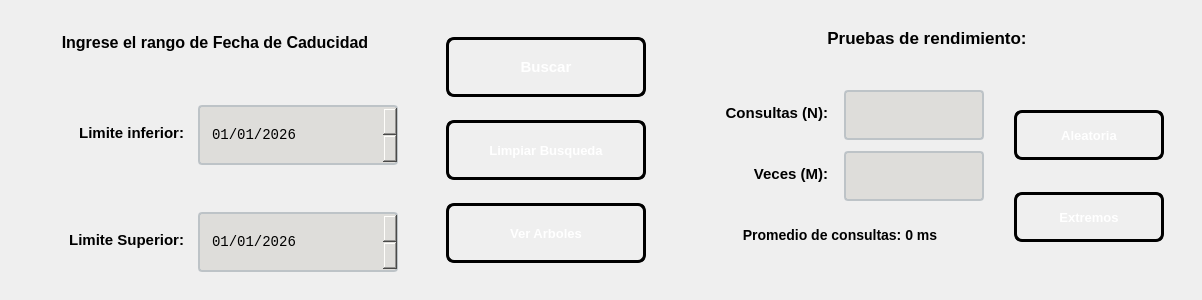
    <widget class="QWidget" name="widget_3" native="true">
     <property name="minimumSize">
      <size>
       <width>300</width>
       <height>300</height>
      </size>
     </property>
     <property name="maximumSize">
      <size>
       <width>16777215</width>
       <height>300</height>
      </size>
     </property>
     <layout class="QHBoxLayout" name="horizontalLayout">
      <item>
       <widget class="QWidget" name="widget_13" native="true">
        <property name="minimumSize">
         <size>
          <width>420</width>
          <height>300</height>
         </size>
        </property>
        <property name="maximumSize">
         <size>
          <width>420</width>
          <height>16777215</height>
         </size>
        </property>
        <layout class="QVBoxLayout" name="verticalLayout_2">
         <item>
          <widget class="QLabel" name="labelEntrada">
           <property name="minimumSize">
            <size>
             <width>390</width>
             <height>50</height>
            </size>
           </property>
           <property name="maximumSize">
            <size>
             <width>390</width>
             <height>50</height>
            </size>
           </property>
           <property name="styleSheet">
            <string notr="true">QLabel#labelEntrada {        
 
    color: qlineargradient(x1:0, y1:0, x2:1, y2:1, 
	stop:0 rgb(0, 0, 0), 
	stop:1 rgb(77, 5, 57));

  	 font-size: 16px;
    font-weight: bold;
    font-family: &quot;Segoe UI&quot;, Arial;
    
    background: transparent;
    padding: 2px;
    margin-bottom: 5px;
}

</string>
           </property>
           <property name="text">
            <string>Ingrese el rango de Fecha de Caducidad</string>
           </property>
           <property name="alignment">
            <set>Qt::AlignmentFlag::AlignCenter</set>
           </property>
          </widget>
         </item>
         <item>
          <widget class="QWidget" name="widget_16" native="true">
           <property name="minimumSize">
            <size>
             <width>400</width>
             <height>200</height>
            </size>
           </property>
           <property name="maximumSize">
            <size>
             <width>400</width>
             <height>16777215</height>
            </size>
           </property>
           <layout class="QVBoxLayout" name="verticalLayout_3">
            <item>
             <widget class="QWidget" name="widget_2" native="true">
              <property name="minimumSize">
               <size>
                <width>380</width>
                <height>80</height>
               </size>
              </property>
              <property name="maximumSize">
               <size>
                <width>380</width>
                <height>16777215</height>
               </size>
              </property>
              <layout class="QHBoxLayout" name="horizontalLayout_3">
               <item>
                <widget class="QLabel" name="labelInferior">
                 <property name="minimumSize">
                  <size>
                   <width>150</width>
                   <height>60</height>
                  </size>
                 </property>
                 <property name="maximumSize">
                  <size>
                   <width>150</width>
                   <height>16777215</height>
                  </size>
                 </property>
                 <property name="styleSheet">
                  <string notr="true">QLabel#labelInferior {        
 
    color: qlineargradient(x1:0, y1:0, x2:1, y2:1, 
	stop:0 rgb(0, 0, 0), 
	stop:1 rgb(8, 2, 48));

  	 font-size: 15px;
    font-weight: bold;
    font-family: &quot;Segoe UI&quot;, Arial;
    
    background: transparent;
    padding: 2px;
    margin-bottom: 5px;
}

</string>
                 </property>
                 <property name="text">
                  <string>Limite inferior:</string>
                 </property>
                 <property name="alignment">
                  <set>Qt::AlignmentFlag::AlignRight|Qt::AlignmentFlag::AlignTrailing|Qt::AlignmentFlag::AlignVCenter</set>
                 </property>
                </widget>
               </item>
               <item>
                <widget class="QDateEdit" name="dateInferior">
                 <property name="minimumSize">
                  <size>
                   <width>200</width>
                   <height>60</height>
                  </size>
                 </property>
                 <property name="maximumSize">
                  <size>
                   <width>200</width>
                   <height>16777215</height>
                  </size>
                 </property>
                 <property name="styleSheet">
                  <string notr="true">QDateEdit {
    border: 2px solid #bdc3c7;
    border-radius: 4px;
    padding: 5px 10px;
    background-color: rgb(222, 221, 218);
    color: rgb(0, 0, 0);
	font-size: 14px;
    font-family: Consolas, monospace;
}

QDateEdit::drop-down {
    subcontrol-origin: padding;
    subcontrol-position: top right;
    width: 20px;
    border-left: 1px solid #30363D;
}

QDateEdit::down-arrow {
    image: url(:/qt-project.org/styles/commonstyle/images/arrowdown-16.png);
}

QDateEdit:hover {
    border: 1px solid #58A6FF;
}

QDateEdit:focus {
    border: 1px solid #1F6FEB;
}


QCalendarWidget {
    background-color: #0D1117;
    color: #E6EDF3;
    border: 1px solid #30363D;
}

QCalendarWidget QToolButton {
    background-color: #161B22;
    color: #E6EDF3;
    border: none;
    margin: 2px;
}

QCalendarWidget QMenu {
    background-color: #161B22;
    color: #E6EDF3;
}

QCalendarWidget QSpinBox {
    background-color: #161B22;
    color: #E6EDF3;
    border: 1px solid #30363D;
}

QCalendarWidget QWidget#qt_calendar_navigationbar {
    background-color: #161B22;
}</string>
                 </property>
                 <property name="displayFormat">
                  <string>dd/MM/yyyy</string>
                 </property>
                 <property name="date">
                  <date>
                   <year>2026</year>
                   <month>1</month>
                   <day>1</day>
                  </date>
                 </property>
                </widget>
               </item>
              </layout>
             </widget>
            </item>
            <item>
             <widget class="QWidget" name="widget_4" native="true">
              <property name="minimumSize">
               <size>
                <width>380</width>
                <height>80</height>
               </size>
              </property>
              <property name="maximumSize">
               <size>
                <width>380</width>
                <height>16777215</height>
               </size>
              </property>
              <layout class="QHBoxLayout" name="horizontalLayout_4">
               <item>
                <widget class="QLabel" name="labelSuperior">
                 <property name="minimumSize">
                  <size>
                   <width>150</width>
                   <height>60</height>
                  </size>
                 </property>
                 <property name="maximumSize">
                  <size>
                   <width>150</width>
                   <height>16777215</height>
                  </size>
                 </property>
                 <property name="styleSheet">
                  <string notr="true">QLabel#labelSuperior {        
 
    color: qlineargradient(x1:0, y1:0, x2:1, y2:1, 
	stop:0 rgb(0, 0, 0), 
	stop:1 rgb(8, 2, 48));

  	 font-size: 15px;
    font-weight: bold;
    font-family: &quot;Segoe UI&quot;, Arial;
    
    background: transparent;
    padding: 2px;
    margin-bottom: 5px;
}

</string>
                 </property>
                 <property name="text">
                  <string>Limite Superior:</string>
                 </property>
                 <property name="alignment">
                  <set>Qt::AlignmentFlag::AlignRight|Qt::AlignmentFlag::AlignTrailing|Qt::AlignmentFlag::AlignVCenter</set>
                 </property>
                </widget>
               </item>
               <item>
                <widget class="QDateEdit" name="dateSuperior">
                 <property name="minimumSize">
                  <size>
                   <width>190</width>
                   <height>60</height>
                  </size>
                 </property>
                 <property name="maximumSize">
                  <size>
                   <width>200</width>
                   <height>16777215</height>
                  </size>
                 </property>
                 <property name="styleSheet">
                  <string notr="true">QDateEdit {
    border: 2px solid #bdc3c7;
    border-radius: 4px;
    padding: 5px 10px;
    background-color: rgb(222, 221, 218);
    color: rgb(0, 0, 0);
	font-size: 14px;
    font-family: Consolas, monospace;
}

QDateEdit::drop-down {
    subcontrol-origin: padding;
    subcontrol-position: top right;
    width: 20px;
    border-left: 1px solid #30363D;
}

QDateEdit::down-arrow {
    image: url(:/qt-project.org/styles/commonstyle/images/arrowdown-16.png);
}

QDateEdit:hover {
    border: 1px solid #58A6FF;
}

QDateEdit:focus {
    border: 1px solid #1F6FEB;
}


QCalendarWidget {
    background-color: #0D1117;
    color: #E6EDF3;
    border: 1px solid #30363D;
}

QCalendarWidget QToolButton {
    background-color: #161B22;
    color: #E6EDF3;
    border: none;
    margin: 2px;
}

QCalendarWidget QMenu {
    background-color: #161B22;
    color: #E6EDF3;
}

QCalendarWidget QSpinBox {
    background-color: #161B22;
    color: #E6EDF3;
    border: 1px solid #30363D;
}

QCalendarWidget QWidget#qt_calendar_navigationbar {
    background-color: #161B22;
}</string>
                 </property>
                 <property name="displayFormat">
                  <string>dd/MM/yyyy</string>
                 </property>
                 <property name="date">
                  <date>
                   <year>2026</year>
                   <month>1</month>
                   <day>1</day>
                  </date>
                 </property>
                </widget>
               </item>
              </layout>
             </widget>
            </item>
           </layout>
          </widget>
         </item>
        </layout>
       </widget>
      </item>
      <item>
       <widget class="QWidget" name="widget_5" native="true">
        <property name="minimumSize">
         <size>
          <width>220</width>
          <height>230</height>
         </size>
        </property>
        <property name="maximumSize">
         <size>
          <width>220</width>
          <height>16777215</height>
         </size>
        </property>
        <layout class="QVBoxLayout" name="verticalLayout_4">
         <item>
          <widget class="QPushButton" name="btnBuscar">
           <property name="minimumSize">
            <size>
             <width>200</width>
             <height>60</height>
            </size>
           </property>
           <property name="maximumSize">
            <size>
             <width>150</width>
             <height>16777215</height>
            </size>
           </property>
           <property name="styleSheet">
            <string notr="true">QPushButton#btnBuscar {
    background-color: qlineargradient(spread:pad, x1:0, y1:0, x2:1, y2:1, 
                        stop:0 rgb(50, 143, 42), 
                        stop:1 rgb(255, 163, 72));
    
    border: 3px solid black;
    border-radius: 8px;
    
    color: white;
    font-family: &quot;Arial Black&quot;, Gadget, sans-serif;
    font-size: 15px;
    font-weight: bold;
    text-transform: uppercase;
    
    padding: 10px 25px;
}

QPushButton#btnBuscar:hover {
    background-color: qlineargradient(spread:pad, x1:0, y1:0, x2:1, y2:1, 
                        stop:0 rgb(77, 5, 57), 
                        stop:1 rgb(143, 240, 164));
    border-color: #f1c40f;
}


QPushButton#btnBuscar:pressed {
    background-color: #2c3e50;
    padding-top: 12px;
    padding-left: 27px;
}</string>
           </property>
           <property name="text">
            <string>Buscar</string>
           </property>
          </widget>
         </item>
         <item>
          <widget class="QPushButton" name="btnLimpiar">
           <property name="minimumSize">
            <size>
             <width>200</width>
             <height>60</height>
            </size>
           </property>
           <property name="maximumSize">
            <size>
             <width>200</width>
             <height>16777215</height>
            </size>
           </property>
           <property name="styleSheet">
            <string notr="true">QPushButton#btnLimpiar {
    background-color: qlineargradient(spread:pad, x1:0, y1:0, x2:1, y2:1, 
                        stop:0 rgb(198, 70, 0), 
                        stop:1 rgb(192, 97, 203));
    
    border: 3px solid black;
    border-radius: 8px;
    
    color: white;
    font-family: &quot;Arial Black&quot;, Gadget, sans-serif;
    font-size: 13px;
    font-weight: bold;
    text-transform: uppercase;
    
    padding: 10px 25px;
}

QPushButton#btnLimpiar:hover {
    background-color: qlineargradient(spread:pad, x1:0, y1:0, x2:1, y2:1, 
                        stop:0 rgb(77, 5, 57), 
                        stop:1 rgb(143, 240, 164));
    border-color: #f1c40f;
}


QPushButton#btnLimpiar:pressed {
    background-color: #2c3e50;
    padding-top: 12px;
    padding-left: 27px;
}</string>
           </property>
           <property name="text">
            <string>Limpiar Busqueda</string>
           </property>
          </widget>
         </item>
         <item>
          <widget class="QPushButton" name="btnVerArboles">
           <property name="minimumSize">
            <size>
             <width>200</width>
             <height>60</height>
            </size>
           </property>
           <property name="maximumSize">
            <size>
             <width>200</width>
             <height>16777215</height>
            </size>
           </property>
           <property name="styleSheet">
            <string notr="true">QPushButton#btnVerArboles {
    background-color: qlineargradient(spread:pad, x1:0, y1:0, x2:1, y2:1, 
                        stop:0 rgb(8, 2, 48), 
                        stop:1 rgb(255, 163, 72));
    
    border: 3px solid black;
    border-radius: 8px;
    
    color: white;
    font-family: &quot;Arial Black&quot;, Gadget, sans-serif;
    font-size: 13px;
    font-weight: bold;
    text-transform: uppercase;
    
    padding: 10px 25px;
}

QPushButton#btnVerArboles:hover {
    background-color: qlineargradient(spread:pad, x1:0, y1:0, x2:1, y2:1, 
                        stop:0 rgb(38, 13, 173), 
                        stop:1 rgb(87, 227, 137));
    border-color: #f1c40f;
}


QPushButton#btnVerArboles:pressed {
    background-color: #2c3e50;
    padding-top: 12px;
    padding-left: 27px;
}</string>
           </property>
           <property name="text">
            <string>Ver Arboles</string>
           </property>
          </widget>
         </item>
        </layout>
       </widget>
      </item>
      <item>
       <widget class="QWidget" name="widget_12" native="true">
        <property name="minimumSize">
         <size>
          <width>500</width>
          <height>0</height>
         </size>
        </property>
        <layout class="QVBoxLayout" name="verticalLayout_10">
         <item>
          <widget class="QLabel" name="labelPruebas">
           <property name="minimumSize">
            <size>
             <width>400</width>
             <height>40</height>
            </size>
           </property>
           <property name="maximumSize">
            <size>
             <width>16777215</width>
             <height>40</height>
            </size>
           </property>
           <property name="styleSheet">
            <string notr="true">QLabel#labelPruebas {        
 
    color: qlineargradient(x1:0, y1:0, x2:1, y2:1, 
	stop:0 rgb(0, 0, 0), 
	stop:1 rgb(77, 5, 57));

  	 font-size: 17px;
    font-weight: bold;
    font-family: &quot;Segoe UI&quot;, Arial;
    
    background: transparent;
    padding: 2px;
    margin-bottom: 5px;
}

</string>
           </property>
           <property name="text">
            <string>Pruebas de rendimiento:</string>
           </property>
           <property name="alignment">
            <set>Qt::AlignmentFlag::AlignCenter</set>
           </property>
          </widget>
         </item>
         <item>
          <widget class="QWidget" name="widget_7" native="true">
           <property name="minimumSize">
            <size>
             <width>500</width>
             <height>220</height>
            </size>
           </property>
           <property name="maximumSize">
            <size>
             <width>16777215</width>
             <height>220</height>
            </size>
           </property>
           <layout class="QHBoxLayout" name="horizontalLayout_5">
            <item>
             <widget class="QWidget" name="widget_8" native="true">
              <property name="minimumSize">
               <size>
                <width>300</width>
                <height>190</height>
               </size>
              </property>
              <property name="maximumSize">
               <size>
                <width>16777215</width>
                <height>200</height>
               </size>
              </property>
              <layout class="QVBoxLayout" name="verticalLayout_8">
               <item>
                <layout class="QHBoxLayout" name="horizontalLayout_7">
                 <item>
                  <widget class="QLabel" name="labelConsultas">
                   <property name="minimumSize">
                    <size>
                     <width>140</width>
                     <height>50</height>
                    </size>
                   </property>
                   <property name="maximumSize">
                    <size>
                     <width>140</width>
                     <height>50</height>
                    </size>
                   </property>
                   <property name="styleSheet">
                    <string notr="true">QLabel#labelConsultas {        
 
    color: qlineargradient(x1:0, y1:0, x2:1, y2:1, 
	stop:0 rgb(0, 0, 0), 
	stop:1 rgb(8, 2, 48));

  	 font-size: 15px;
    font-weight: bold;
    font-family: &quot;Segoe UI&quot;, Arial;
    
    background: transparent;
    padding: 2px;
    margin-bottom: 5px;
}

</string>
                   </property>
                   <property name="text">
                    <string>Consultas (N):</string>
                   </property>
                   <property name="alignment">
                    <set>Qt::AlignmentFlag::AlignRight|Qt::AlignmentFlag::AlignTrailing|Qt::AlignmentFlag::AlignVCenter</set>
                   </property>
                  </widget>
                 </item>
                 <item>
                  <widget class="QLineEdit" name="textConsulta">
                   <property name="minimumSize">
                    <size>
                     <width>140</width>
                     <height>50</height>
                    </size>
                   </property>
                   <property name="maximumSize">
                    <size>
                     <width>140</width>
                     <height>50</height>
                    </size>
                   </property>
                   <property name="styleSheet">
                    <string notr="true">QLineEdit#textConsulta {
    border: 2px solid #bdc3c7;
    border-radius: 4px;
    padding: 5px 10px;
    background-color: rgb(222, 221, 218);
	font-size: 15px;
    color: black;
    selection-background-color: #3498db;
}

QLineEdit#textConsulta:focus {
    border: 2px solid #3498db;
    background-color: #ffffff;
}

QLineEdit#textConsulta:disabled {
    background-color: rgba(0, 0, 0, 50);
    color: rgba(255, 255, 255, 60);      
    border: 1px dashed rgba(255, 255, 255, 30); 
}</string>
                   </property>
                  </widget>
                 </item>
                </layout>
               </item>
               <item>
                <layout class="QHBoxLayout" name="horizontalLayout_6">
                 <item>
                  <widget class="QLabel" name="labelVeces">
                   <property name="minimumSize">
                    <size>
                     <width>140</width>
                     <height>50</height>
                    </size>
                   </property>
                   <property name="maximumSize">
                    <size>
                     <width>140</width>
                     <height>50</height>
                    </size>
                   </property>
                   <property name="styleSheet">
                    <string notr="true">QLabel#labelVeces {        
 
    color: qlineargradient(x1:0, y1:0, x2:1, y2:1, 
	stop:0 rgb(0, 0, 0), 
	stop:1 rgb(8, 2, 48));

  	 font-size: 15px;
    font-weight: bold;
    font-family: &quot;Segoe UI&quot;, Arial;
    
    background: transparent;
    padding: 2px;
    margin-bottom: 5px;
}

</string>
                   </property>
                   <property name="text">
                    <string>Veces (M):</string>
                   </property>
                   <property name="alignment">
                    <set>Qt::AlignmentFlag::AlignRight|Qt::AlignmentFlag::AlignTrailing|Qt::AlignmentFlag::AlignVCenter</set>
                   </property>
                  </widget>
                 </item>
                 <item>
                  <widget class="QLineEdit" name="textVeces">
                   <property name="minimumSize">
                    <size>
                     <width>140</width>
                     <height>50</height>
                    </size>
                   </property>
                   <property name="maximumSize">
                    <size>
                     <width>140</width>
                     <height>50</height>
                    </size>
                   </property>
                   <property name="styleSheet">
                    <string notr="true">QLineEdit#textVeces {
    border: 2px solid #bdc3c7;
    border-radius: 4px;
    padding: 5px 10px;
    background-color: rgb(222, 221, 218);
	font-size: 15px;
    color: black;
    selection-background-color: #3498db;
}

QLineEdit#textVeces:focus {
    border: 2px solid #3498db;
    background-color: #ffffff;
}

QLineEdit#textVeces:disabled {
    background-color: rgba(0, 0, 0, 50);
    color: rgba(255, 255, 255, 60);      
    border: 1px dashed rgba(255, 255, 255, 30); 
}</string>
                   </property>
                  </widget>
                 </item>
                </layout>
               </item>
               <item>
                <widget class="QLabel" name="labelPromedio">
                 <property name="minimumSize">
                  <size>
                   <width>300</width>
                   <height>50</height>
                  </size>
                 </property>
                 <property name="maximumSize">
                  <size>
                   <width>350</width>
                   <height>50</height>
                  </size>
                 </property>
                 <property name="styleSheet">
                  <string notr="true">QLabel#labelPromedio {        
 
    color: qlineargradient(x1:0, y1:0, x2:1, y2:1, 
	stop:0 rgb(0, 0, 0), 
	stop:1 rgb(8, 2, 48));

  	 font-size: 14px;
    font-weight: bold;
    font-family: &quot;Segoe UI&quot;, Arial;
    
    background: transparent;
    padding: 2px;
    margin-bottom: 5px;
}

</string>
                 </property>
                 <property name="text">
                  <string>Promedio de consultas: 0 ms</string>
                 </property>
                 <property name="alignment">
                  <set>Qt::AlignmentFlag::AlignCenter</set>
                 </property>
                </widget>
               </item>
              </layout>
             </widget>
            </item>
            <item>
             <widget class="QWidget" name="widget_14" native="true">
              <property name="minimumSize">
               <size>
                <width>165</width>
                <height>190</height>
               </size>
              </property>
              <property name="maximumSize">
               <size>
                <width>200</width>
                <height>16777215</height>
               </size>
              </property>
              <layout class="QVBoxLayout" name="verticalLayout_9">
               <item>
                <widget class="QPushButton" name="btnAleatorio">
                 <property name="minimumSize">
                  <size>
                   <width>150</width>
                   <height>50</height>
                  </size>
                 </property>
                 <property name="maximumSize">
                  <size>
                   <width>150</width>
                   <height>50</height>
                  </size>
                 </property>
                 <property name="styleSheet">
                  <string notr="true">QPushButton#btnAleatorio {
    background-color: qlineargradient(spread:pad, x1:0, y1:0, x2:1, y2:1, 
                        stop:0 rgb(255, 120, 0), 
                        stop:1 rgb(38, 162, 105));
    
    border: 3px solid black;
    border-radius: 8px;
    
    color: white;
    font-family: &quot;Arial Black&quot;, Gadget, sans-serif;
    font-size: 13px;
    font-weight: bold;
    text-transform: uppercase;
    
    padding: 10px 25px;
}

QPushButton#btnAleatorio:hover {
    background-color: qlineargradient(spread:pad, x1:0, y1:0, x2:1, y2:1, 
                        stop:0 rgb(77, 5, 57), 
                        stop:1 rgb(143, 240, 164));
    border-color: #f1c40f;
}


QPushButton#btnAleatorio:pressed {
    background-color: #2c3e50;
    padding-top: 12px;
    padding-left: 27px;
}</string>
                 </property>
                 <property name="text">
                  <string>Aleatoria</string>
                 </property>
                </widget>
               </item>
               <item>
                <widget class="QPushButton" name="btnExtremos">
                 <property name="minimumSize">
                  <size>
                   <width>150</width>
                   <height>50</height>
                  </size>
                 </property>
                 <property name="maximumSize">
                  <size>
                   <width>150</width>
                   <height>50</height>
                  </size>
                 </property>
                 <property name="styleSheet">
                  <string notr="true">QPushButton#btnExtremos {
    background-color: qlineargradient(spread:pad, x1:0, y1:0, x2:1, y2:1, 
                        stop:0 rgb(255, 120, 0), 
                        stop:1 rgb(77, 5, 57));
    
    border: 3px solid black;
    border-radius: 8px;
    
    color: white;
    font-family: &quot;Arial Black&quot;, Gadget, sans-serif;
    font-size: 13px;
    font-weight: bold;
    text-transform: uppercase;
    
    padding: 10px 25px;
}

QPushButton#btnExtremos:hover {
    background-color: qlineargradient(spread:pad, x1:0, y1:0, x2:1, y2:1, 
                        stop:0 rgb(77, 5, 57), 
                        stop:1 rgb(143, 240, 164));
    border-color: #f1c40f;
}


QPushButton#btnExtremos:pressed {
    background-color: #2c3e50;
    padding-top: 12px;
    padding-left: 27px;
}</string>
                 </property>
                 <property name="text">
                  <string>Extremos</string>
                 </property>
                </widget>
               </item>
              </layout>
             </widget>
            </item>
           </layout>
          </widget>
         </item>
        </layout>
       </widget>
      </item>
     </layout>
    </widget>
